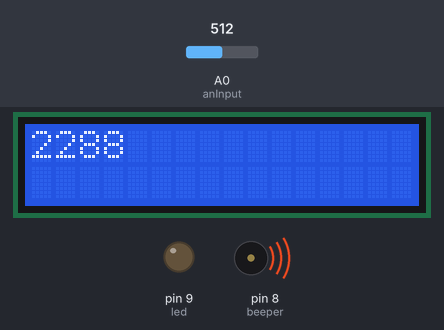
A sketch run on a simulated Arduino Uno, built with avr-gcc and run on an emulated ATmega328P. Shown: 16×2 character LCD, output pins drawn as LEDs (lit = HIGH), buzzer (waves = sounding, pin HIGH). Inputs (shaded band) come from the test bench; at power-on: A0 (anInput) = 512. What the sketch prints to the serial monitor is not drawn.

Above: at 13.1 s.
At 15.4 s:
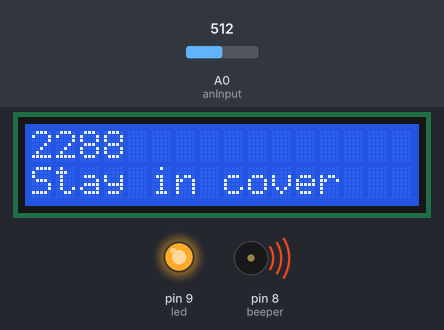
15.5 s: A0 (anInput) set to 585
At 17.5 s:
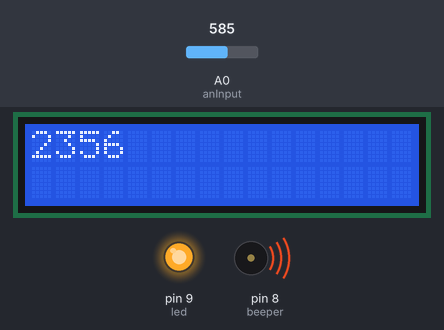
18.5 s: A0 (anInput) set to 565
At 22.9 s:
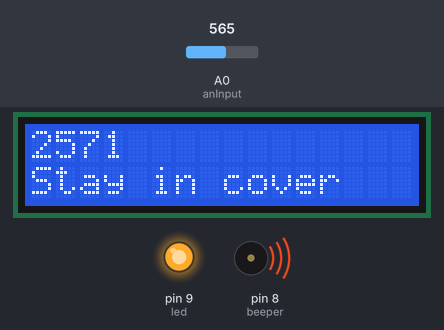
Timing chart, 0 to 24.4 s (numbered marks = the images above; inputs shaded):
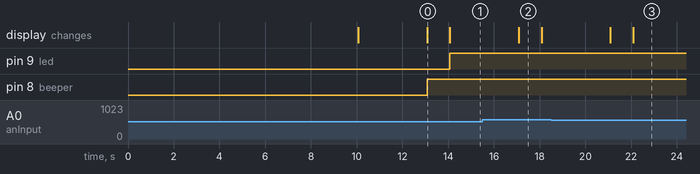

The sketch:

Final_Code_be_like.ino
```cpp
#include <MQ135.h>
#include <LiquidCrystal.h>
LiquidCrystal lcd(12 ,11 ,5 ,4 ,3 ,2 );

int sensor =0;
String quality ="";

#define beeper 8
#define led 9

#define anInput     A0                        //analog feed from MQ135

#define co2Zero     55               //calibrated CO2 0 level


void setup() {
 Serial.begin(9600);
 pinMode(beeper,OUTPUT);
 pinMode(led,OUTPUT);
 pinMode(anInput,INPUT);
 lcd.begin(16,2);
  lcd.setCursor(0,0);
  lcd.print("Air Poll Dect.");
  lcd.setCursor(0,1);
  lcd.print("Warming sensor");
  delay(10000);

  lcd.setCursor(0,0);
  lcd.print("                  ");
  lcd.setCursor(0,1);
  lcd.print("               ");


}

void loop() {


 int co2now[10];                               //int array for co2 readings
int co2raw = 0;                               //int for raw value of co2
int co2comp = 0;                              //int for compensated co2
int co2ppm = 0;                               //int for calculated ppm
int zzz = 0;                                  //int for averaging


  for (int x = 0;x<10;x++){                   //samplpe co2 10x over 2 seconds
    co2now[x]=analogRead(A0);
    delay(200);
  }

for (int x = 0;x<10;x++){                     //add samples together
    zzz=zzz + co2now[x];

  }
  co2raw = zzz/10;                            //divide samples by 10    //C02raw is raw value of pollutants
  co2comp = co2raw - co2Zero;                 //get compensated value
  co2ppm = map(co2comp,0,1023,100,5000);      //map value for atmospheric levels
Serial.println(co2ppm);
 delay(1000);
 lcd.setCursor(0,0);
  lcd.print("                  ");
  lcd.setCursor(0,1);
  lcd.print("               ");


 lcd.setCursor(0,0);
 lcd.print(co2ppm);


 if(co2ppm<200){

    quality = "Good";
  }
  else if (co2ppm>=200 && co2ppm<400){
    quality = "Very Unhealthy!";


  }
  else if (co2ppm>=400 && co2ppm<575){
    quality = "!!Wear Mask!!";
  }
  else if(co2ppm>=575 && co2ppm<750){
    quality="!!!Hazardous!!!";
     digitalWrite(beeper,HIGH);
     digitalWrite(led,HIGH);
    delay(1000);
    digitalWrite(beeper,LOW);
    digitalWrite(led,LOW);

  }
  else {
    quality="Stay in cover";
   digitalWrite(beeper,HIGH);
    delay(1000);
    digitalWrite(led,HIGH);
  }
  lcd.setCursor(0,1);
  lcd.print(quality);
}
```

Measured:
- after the input at 15.5 s, the display: changes after 1.6 s (image 2)
- what the display in image 0 shows lasts 1.0 s, from 13.1 s to 14.1 s
